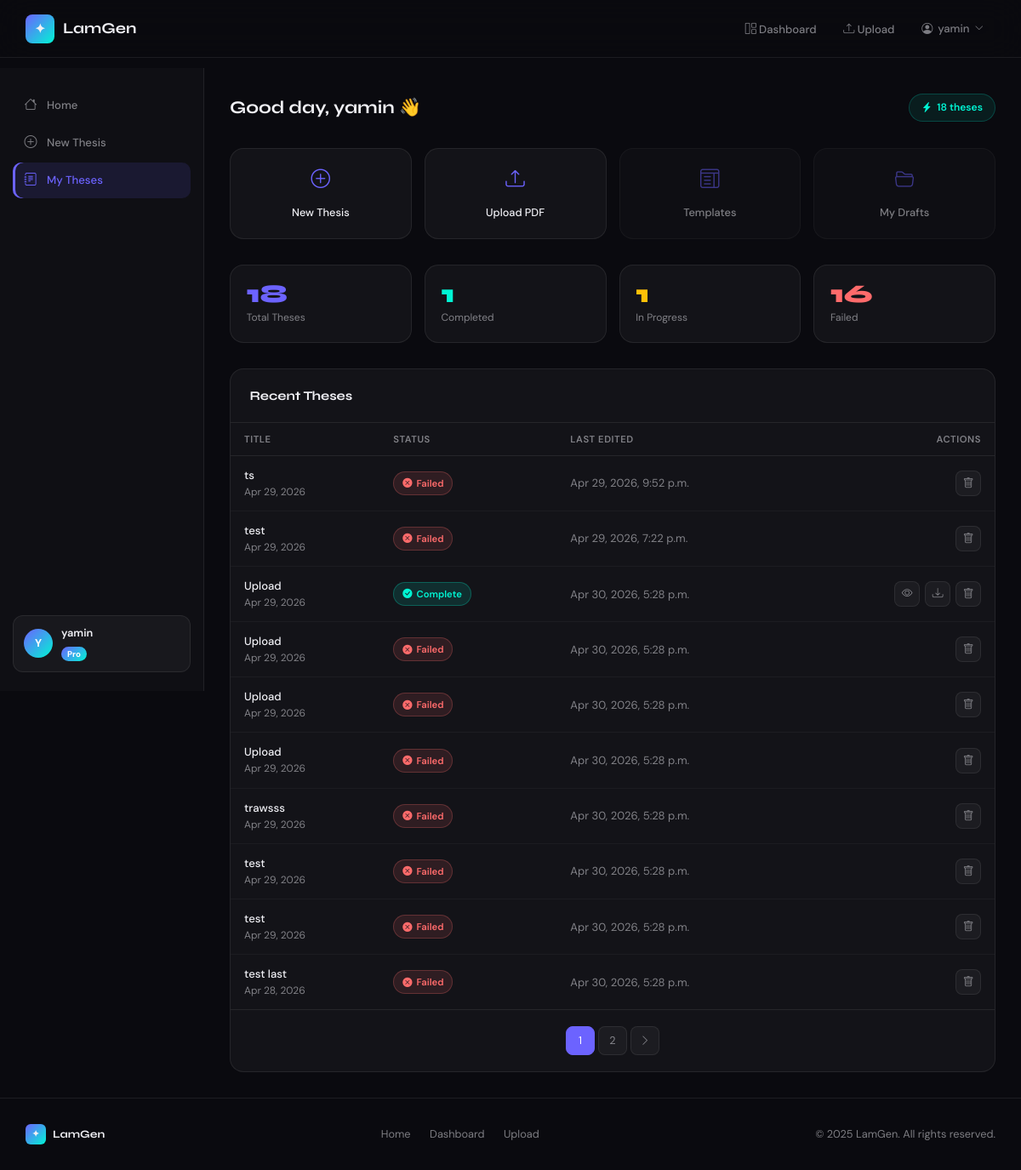
The page /dashboard/ (signed in) on the database as committed earlier.
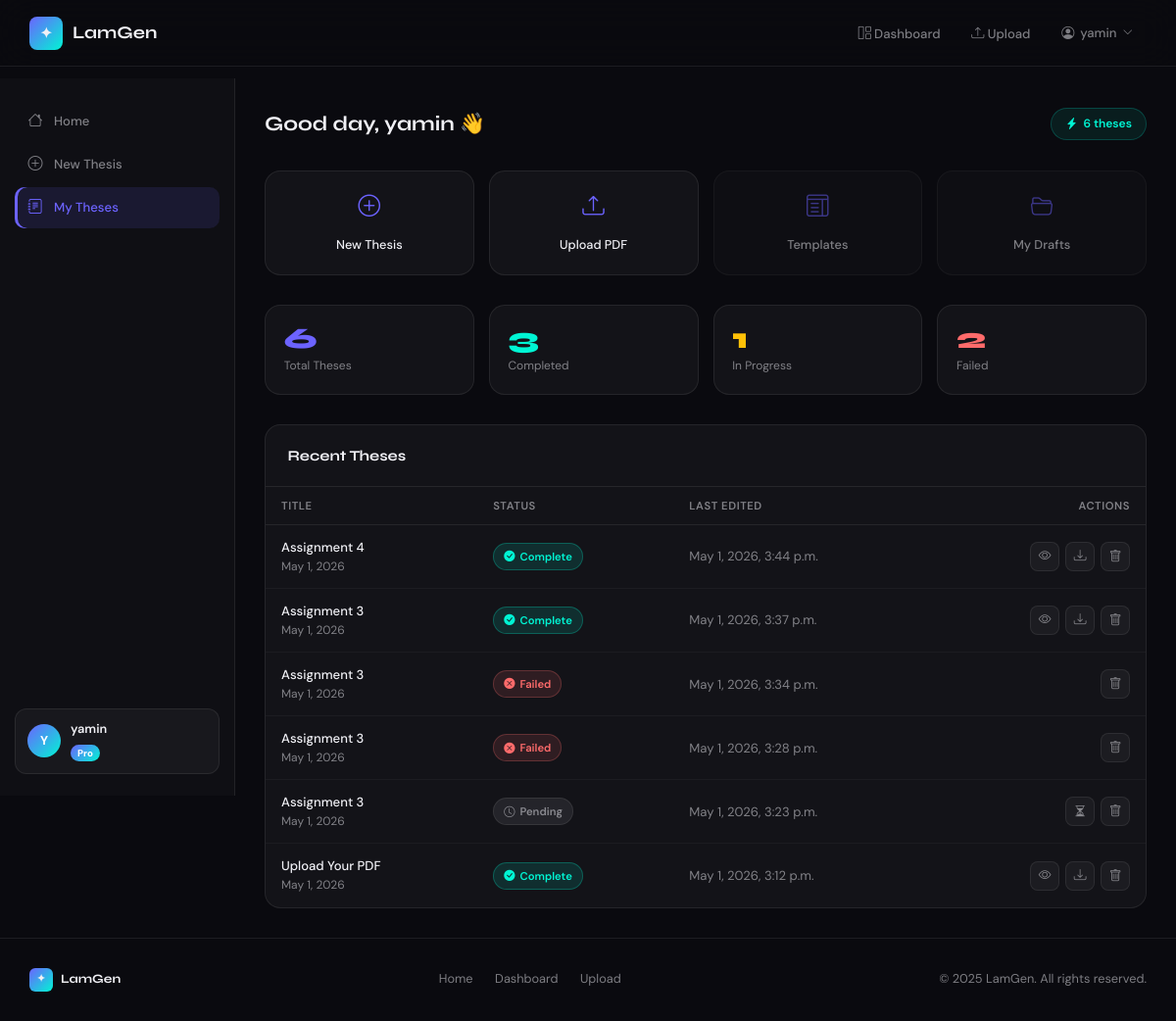
The same page on the database as committed later.
### thesis/models.py (models this page shows, shortened)
class ThesisRequest(models.Model):
    user = models.ForeignKey(
        settings.AUTH_USER_MODEL,
        on_delete=models.CASCADE,
        related_name='thesis_requests',
    )
    title = models.CharField(max_length=500)
    input_file = models.FileField(upload_to='uploads/', null=True, blank=True)
    output_file = models.FileField(upload_to='outputs/', null=True, blank=True)
    generated_thesis = models.TextField(blank=True, default='')
    status = models.CharField(
        max_length=20,
        choices=StatusChoices.choices,
        default=StatusChoices.PENDING,
        db_index=True,
    )
    error_message = models.TextField(blank=True, default='')
    created_at = models.DateTimeField(auto_now_add=True, db_index=True)
    updated_at = models.DateTimeField(auto_now=True)
    class Meta:
        ordering = ['-created_at']

### dashboard/views.py (the view)
# urls.py: path('', views.DashboardView.as_view(), name='dashboard'),
class DashboardView(LoginRequiredMixin, TemplateView):
    template_name = 'dashboard/dashboard.html'
    def get_context_data(self, **kwargs):
        ctx = super().get_context_data(**kwargs)
        all_requests = ThesisRequest.objects.filter(user=self.request.user)
        ctx['total_count'] = all_requests.count()
        ctx['completed_count'] = all_requests.filter(status=StatusChoices.COMPLETED).count()
        ctx['failed_count'] = all_requests.filter(status=StatusChoices.FAILED).count()
        ctx['processing_count'] = all_requests.filter(
            status__in=[StatusChoices.PENDING, StatusChoices.PROCESSING]
        ).count()
        paginator = Paginator(all_requests, 10)
        page_number = self.request.GET.get('page', 1)
        ctx['page_obj'] = paginator.get_page(page_number)
        ctx['StatusChoices'] = StatusChoices
        return ctx

### dashboard/templates/dashboard/dashboard.html (shortened to what the changed rows need)
{% extends 'base.html' %}
{% load static %}
{% block content %}
<div class="dashboard-layout">
    <div class="dash-main">
        <div class="dash-topbar">
            <div class="dash-topbar-right">
                <span class="credits-badge"><i class="bi bi-lightning-charge-fill"></i> {{ total_count }} theses</span>
            </div>
        </div>
        <div class="stats-row">
            <div class="stat-card total">
                <div class="stat-val">{{ total_count }}</div>
                <div class="stat-label">Total Theses</div>
            </div>
            <div class="stat-card done">
                <div class="stat-val">{{ completed_count }}</div>
                <div class="stat-label">Completed</div>
            </div>
            <div class="stat-card failed">
                <div class="stat-val">{{ failed_count }}</div>
                <div class="stat-label">Failed</div>
            </div>
        </div>
        <div class="table-card">
            {% if page_obj.object_list %}
            <div style="overflow-x:auto;">
                <table class="nexus-table">
                    <thead>
                        <tr>
                            <th>Title</th>
                            <th>Status</th>
                            <th>Last Edited</th>
                            <th style="text-align:right;">Actions</th>
                        </tr>
                    </thead>
                    <tbody>
                        {% for thesis in page_obj %}
                        <tr id="thesis-row-{{ thesis.pk }}">
                            <td>
                                <div class="thesis-title">{{ thesis.title|truncatechars:60 }}</div>
                                <div class="thesis-date">{{ thesis.created_at|date:"M j, Y" }}</div>
                            </td>
                            <td>
                                {% if thesis.status == 'COMPLETED' %}
                                    <span class="badge-nexus badge-completed"><i class="bi bi-check-circle-fill"></i> Complete</span>
                                {% elif thesis.status == 'PROCESSING' %}
                                    <span class="badge-nexus badge-processing"><span class="pulse-dot"></span> Processing</span>
                                {% elif thesis.status == 'PENDING' %}
                                    <span class="badge-nexus badge-pending"><i class="bi bi-clock"></i> Pending</span>
                                {% elif thesis.status == 'FAILED' %}
                                    <span class="badge-nexus badge-failed"><i class="bi bi-x-circle-fill"></i> Failed</span>
                                {% endif %}
                            </td>
                            <td class="thesis-date">{{ thesis.updated_at|date:"M j, Y, g:i a" }}</td>
                            <td>
                                <div class="action-btns" style="justify-content:flex-end;">
                                    {% if thesis.status == 'COMPLETED' %}
                                    <a href="{% url 'thesis:preview' thesis.pk %}" class="icon-btn view" title="Preview"><i class="bi bi-eye"></i></a>
                                    <a href="{% url 'thesis:download' thesis.pk %}" class="icon-btn dl" title="Download"><i class="bi bi-download"></i></a>
                                    {% elif thesis.status == 'PENDING' or thesis.status == 'PROCESSING' %}
                                    <a href="{% url 'thesis:status' thesis.pk %}" class="icon-btn view" title="View Progress"><i class="bi bi-hourglass-split"></i></a>
                                    {% endif %}
                                    <button class="icon-btn del delete-btn"
                                            data-thesis-id="{{ thesis.pk }}"
                                            data-thesis-title="{{ thesis.title|truncatechars:40 }}"
                                            title="Delete">
                                        <i class="bi bi-trash"></i>
                                    </button>
                                </div>
                            </td>
                        </tr>
                        {% endfor %}
                    </tbody>
                </table>
            </div>
            {% if page_obj.has_other_pages %}
            <div class="pagination-nexus">
                {% for num in page_obj.paginator.page_range %}
                <a href="?page={{ num }}" class="page-btn {% if page_obj.number == num %}active{% endif %}">{{ num }}</a>
                {% endfor %}
                {% if page_obj.has_next %}
                <a href="?page={{ page_obj.next_page_number }}" class="page-btn"><i class="bi bi-chevron-right"></i></a>
                {% endif %}
            </div>
            {% endif %}
            {% endif %}
        </div>
    </div>
</div>
{% endblock %}

Rows that differ between the two databases and show on the page:
removed ThesisRequest: title "ts", created_at "Apr 29, 2026", status "FAILED" (drawn), updated_at "Apr 29, 2026, 9:52 p.m."
removed ThesisRequest: title "test", created_at "Apr 29, 2026", status "FAILED" (drawn), updated_at "Apr 29, 2026, 7:22 p.m."
removed ThesisRequest: title "Upload", created_at "Apr 29, 2026", status "COMPLETED" (drawn), updated_at "Apr 30, 2026, 5:28 p.m."
removed ThesisRequest: title "Upload", created_at "Apr 29, 2026", status "FAILED" (drawn), updated_at "Apr 30, 2026, 5:28 p.m."
removed ThesisRequest: title "Upload", created_at "Apr 29, 2026", status "FAILED" (drawn), updated_at "Apr 30, 2026, 5:28 p.m."
removed ThesisRequest: title "Upload", created_at "Apr 29, 2026", status "FAILED" (drawn), updated_at "Apr 30, 2026, 5:28 p.m."
removed ThesisRequest: title "trawsss", created_at "Apr 29, 2026", status "FAILED" (drawn), updated_at "Apr 30, 2026, 5:28 p.m."
removed ThesisRequest: title "test", created_at "Apr 29, 2026", status "FAILED" (drawn), updated_at "Apr 30, 2026, 5:28 p.m."
removed ThesisRequest: title "test", created_at "Apr 29, 2026", status "FAILED" (drawn), updated_at "Apr 30, 2026, 5:28 p.m."
removed ThesisRequest: title "test last", created_at "Apr 28, 2026", status "FAILED" (drawn), updated_at "Apr 30, 2026, 5:28 p.m."
added ThesisRequest: title "Assignment 4", created_at "May 1, 2026", status "COMPLETED" (drawn), updated_at "May 1, 2026, 3:44 p.m."
added ThesisRequest: title "Assignment 3", created_at "May 1, 2026", status "COMPLETED" (drawn), updated_at "May 1, 2026, 3:37 p.m."
added ThesisRequest: title "Assignment 3", created_at "May 1, 2026", status "FAILED" (drawn), updated_at "May 1, 2026, 3:34 p.m."
added ThesisRequest: title "Assignment 3", created_at "May 1, 2026", status "FAILED" (drawn), updated_at "May 1, 2026, 3:28 p.m."
added ThesisRequest: title "Assignment 3", created_at "May 1, 2026", status "PENDING" (drawn), updated_at "May 1, 2026, 3:23 p.m."
added ThesisRequest: title "Upload Your PDF", created_at "May 1, 2026", status "COMPLETED" (drawn), updated_at "May 1, 2026, 3:12 p.m."
Other text that changed with them:
{{ total_count }}: "18" → "6"
{{ completed_count }}: "1" → "3"
{{ failed_count }}: "16" → "2"
list line gone: "1"
list line gone: "2"
